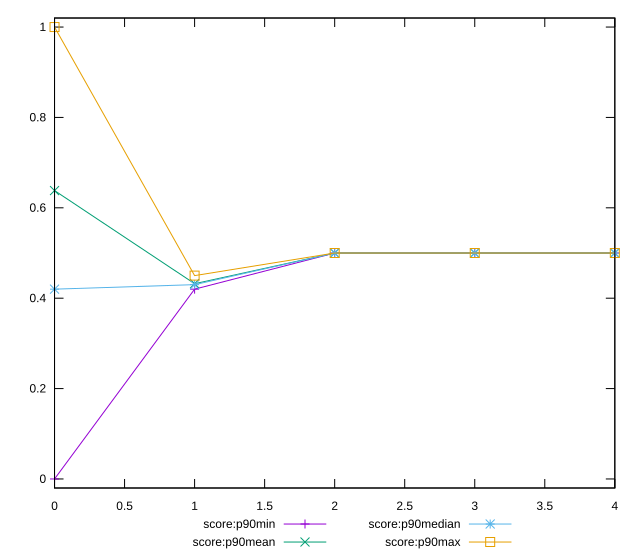

Recreate this plot in gnuplot.
reset

$scoreP90Min <<EOF
0 0
1 0.42
2 0.5
3 0.5
4 0.5
EOF

$scoreP90Mean <<EOF
0 0.6381318681318682
1 0.4320879120879123
2 0.5
3 0.5
4 0.5
EOF

$scoreP90Median <<EOF
0 0.42
1 0.43
2 0.5
3 0.5
4 0.5
EOF

$scoreP90Max <<EOF
0 1
1 0.45
2 0.5
3 0.5
4 0.5
EOF

set key outside below
set xrange [0:4]
set yrange [-0.02:1.02]
set trange [-0.02:1.02]
set terminal svg size 640, 560 enhanced background rgb 'white'
set output "report_00009_2021-02-08T22-37-41.559Z/uses-rel-preload/progression/score.svg"

plot $scoreP90Min title "score:p90min" with linespoints, \
     $scoreP90Mean title "score:p90mean" with linespoints, \
     $scoreP90Median title "score:p90median" with linespoints, \
     $scoreP90Max title "score:p90max" with linespoints

reset
